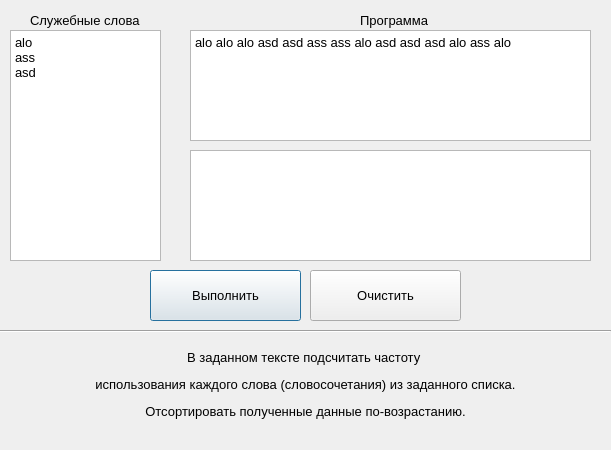
<?xml version="1.0" encoding="UTF-8"?>
<ui version="4.0">
 <class>Dialog</class>
 <widget class="QDialog" name="Dialog">
  <property name="geometry">
   <rect>
    <x>0</x>
    <y>0</y>
    <width>611</width>
    <height>450</height>
   </rect>
  </property>
  <property name="minimumSize">
   <size>
    <width>611</width>
    <height>450</height>
   </size>
  </property>
  <property name="maximumSize">
   <size>
    <width>611</width>
    <height>450</height>
   </size>
  </property>
  <property name="windowTitle">
   <string>Dialog</string>
  </property>
  <widget class="QTextEdit" name="textEdit_words">
   <property name="geometry">
    <rect>
     <x>190</x>
     <y>30</y>
     <width>401</width>
     <height>111</height>
    </rect>
   </property>
   <property name="font">
    <font>
     <family>Segoe UI</family>
     <pointsize>10</pointsize>
    </font>
   </property>
   <property name="html">
    <string>&lt;!DOCTYPE HTML PUBLIC &quot;-//W3C//DTD HTML 4.0//EN&quot; &quot;http://www.w3.org/TR/REC-html40/strict.dtd&quot;&gt;
&lt;html&gt;&lt;head&gt;&lt;meta name=&quot;qrichtext&quot; content=&quot;1&quot; /&gt;&lt;style type=&quot;text/css&quot;&gt;
p, li { white-space: pre-wrap; }
&lt;/style&gt;&lt;/head&gt;&lt;body style=&quot; font-family:'Segoe UI'; font-size:10pt; font-weight:400; font-style:normal;&quot;&gt;
&lt;p style=&quot; margin-top:0px; margin-bottom:0px; margin-left:0px; margin-right:0px; -qt-block-indent:0; text-indent:0px;&quot;&gt;alo alo alo asd asd ass ass alo asd asd asd alo ass alo&lt;/p&gt;&lt;/body&gt;&lt;/html&gt;</string>
   </property>
  </widget>
  <widget class="QTextEdit" name="textEdit_text">
   <property name="geometry">
    <rect>
     <x>10</x>
     <y>30</y>
     <width>151</width>
     <height>231</height>
    </rect>
   </property>
   <property name="font">
    <font>
     <family>Segoe UI</family>
     <pointsize>10</pointsize>
    </font>
   </property>
   <property name="html">
    <string>&lt;!DOCTYPE HTML PUBLIC &quot;-//W3C//DTD HTML 4.0//EN&quot; &quot;http://www.w3.org/TR/REC-html40/strict.dtd&quot;&gt;
&lt;html&gt;&lt;head&gt;&lt;meta name=&quot;qrichtext&quot; content=&quot;1&quot; /&gt;&lt;style type=&quot;text/css&quot;&gt;
p, li { white-space: pre-wrap; }
&lt;/style&gt;&lt;/head&gt;&lt;body style=&quot; font-family:'Segoe UI'; font-size:10pt; font-weight:400; font-style:normal;&quot;&gt;
&lt;p style=&quot; margin-top:0px; margin-bottom:0px; margin-left:0px; margin-right:0px; -qt-block-indent:0; text-indent:0px;&quot;&gt;alo&lt;/p&gt;
&lt;p style=&quot; margin-top:0px; margin-bottom:0px; margin-left:0px; margin-right:0px; -qt-block-indent:0; text-indent:0px;&quot;&gt;ass&lt;/p&gt;
&lt;p style=&quot; margin-top:0px; margin-bottom:0px; margin-left:0px; margin-right:0px; -qt-block-indent:0; text-indent:0px;&quot;&gt;asd&lt;/p&gt;&lt;/body&gt;&lt;/html&gt;</string>
   </property>
  </widget>
  <widget class="QLabel" name="label_1">
   <property name="geometry">
    <rect>
     <x>30</x>
     <y>10</y>
     <width>141</width>
     <height>20</height>
    </rect>
   </property>
   <property name="font">
    <font>
     <family>Segoe UI</family>
     <pointsize>10</pointsize>
    </font>
   </property>
   <property name="text">
    <string>Служебные слова</string>
   </property>
  </widget>
  <widget class="QLabel" name="label_2">
   <property name="geometry">
    <rect>
     <x>360</x>
     <y>10</y>
     <width>71</width>
     <height>20</height>
    </rect>
   </property>
   <property name="font">
    <font>
     <family>Segoe UI</family>
     <pointsize>10</pointsize>
    </font>
   </property>
   <property name="text">
    <string>Программа</string>
   </property>
  </widget>
  <widget class="QPushButton" name="btn_solve">
   <property name="geometry">
    <rect>
     <x>150</x>
     <y>270</y>
     <width>151</width>
     <height>51</height>
    </rect>
   </property>
   <property name="font">
    <font>
     <family>Segoe UI</family>
     <pointsize>10</pointsize>
    </font>
   </property>
   <property name="text">
    <string>Выполнить</string>
   </property>
  </widget>
  <widget class="QPushButton" name="btn_clear">
   <property name="geometry">
    <rect>
     <x>310</x>
     <y>270</y>
     <width>151</width>
     <height>51</height>
    </rect>
   </property>
   <property name="font">
    <font>
     <family>Segoe UI</family>
     <pointsize>10</pointsize>
    </font>
   </property>
   <property name="text">
    <string>Очистить</string>
   </property>
  </widget>
  <widget class="QLabel" name="label_task_1">
   <property name="geometry">
    <rect>
     <x>10</x>
     <y>334</y>
     <width>591</width>
     <height>101</height>
    </rect>
   </property>
   <property name="font">
    <font>
     <family>Segoe UI</family>
     <pointsize>10</pointsize>
    </font>
   </property>
   <property name="text">
    <string>&lt;html&gt;&lt;head/&gt;&lt;body&gt;&lt;p align=&quot;center&quot;&gt;В заданном тексте подсчитать частоту &lt;/p&gt;&lt;p align=&quot;center&quot;&gt;использования каждого слова (словосочетания) из заданного списка.&lt;/p&gt;&lt;p align=&quot;center&quot;&gt; Отсортировать полученные данные по-возрастанию.&lt;/p&gt;&lt;/body&gt;&lt;/html&gt;</string>
   </property>
   <property name="alignment">
    <set>Qt::AlignCenter</set>
   </property>
  </widget>
  <widget class="Line" name="line">
   <property name="geometry">
    <rect>
     <x>0</x>
     <y>323</y>
     <width>611</width>
     <height>16</height>
    </rect>
   </property>
   <property name="orientation">
    <enum>Qt::Horizontal</enum>
   </property>
  </widget>
  <widget class="QTextEdit" name="textEdit_words_2">
   <property name="geometry">
    <rect>
     <x>190</x>
     <y>150</y>
     <width>401</width>
     <height>111</height>
    </rect>
   </property>
   <property name="font">
    <font>
     <family>Segoe UI</family>
     <pointsize>10</pointsize>
    </font>
   </property>
   <property name="html">
    <string>&lt;!DOCTYPE HTML PUBLIC &quot;-//W3C//DTD HTML 4.0//EN&quot; &quot;http://www.w3.org/TR/REC-html40/strict.dtd&quot;&gt;
&lt;html&gt;&lt;head&gt;&lt;meta name=&quot;qrichtext&quot; content=&quot;1&quot; /&gt;&lt;style type=&quot;text/css&quot;&gt;
p, li { white-space: pre-wrap; }
&lt;/style&gt;&lt;/head&gt;&lt;body style=&quot; font-family:'Segoe UI'; font-size:10pt; font-weight:400; font-style:normal;&quot;&gt;
&lt;p style=&quot;-qt-paragraph-type:empty; margin-top:0px; margin-bottom:0px; margin-left:0px; margin-right:0px; -qt-block-indent:0; text-indent:0px;&quot;&gt;&lt;br /&gt;&lt;/p&gt;&lt;/body&gt;&lt;/html&gt;</string>
   </property>
  </widget>
 </widget>
 <resources/>
 <connections/>
</ui>
